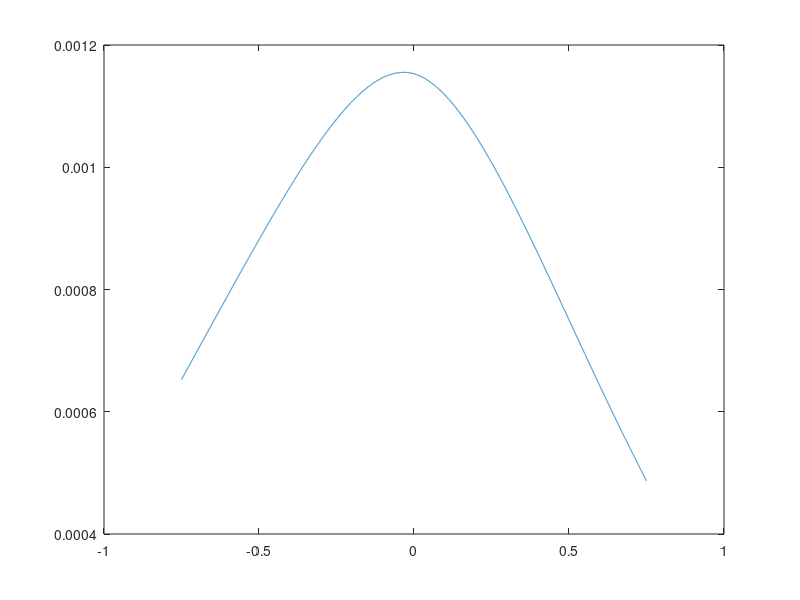
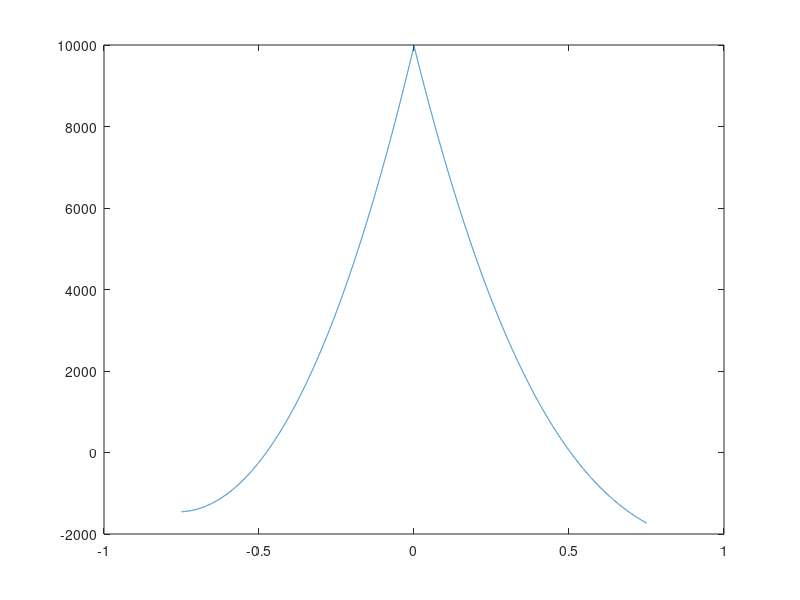

Here is the MATLAB script that generated these plots, in order:
%Derrik Adams
%ME 501 - Hmwk 8
%10-41
clear all
%Define Variables
k = 40.715e6; %N/m
b = 1.4666; %m^-1
a = .75; %m
E = 200e9; %N/m^2
Ix = 11e6; %mm^4
c = .152/2; %m
ba = b*a;
Dba = exp(-ba)*cos(ba);
Cba = exp(-ba)*(cos(ba)-sin(ba));
z = -.75:.0001:.75; %m
P = 60000; %N

for i=1:length(z)
    az = a+z(i);
    %If statements are for ABz and CBz, since ABz(-z)=ABz(z) and
    %CBz(-z)=CB(z)
    if z(i)<0 && az<0
         y(i) = (P*b/(2*k))*((exp(-b*-z(i))*(sin(b*-z(i))+cos(b*-z(i))))+(2*Dba*exp(-b*(az))*cos(b*(az)))+(Cba*exp(-b*(-az))*((cos(b*(-az)))-sin(b*(-az)))));
         M(i) = (P/(4*b))*(exp(-b*-z(i))*(cos(b*-z(i))-sin(b*-z(i)))-2*Dba*exp(-b*(a+z(i)))*sin(b*(a+z(i)))-Cba*exp(-b*(-az))*((sin(b*(-az)))+cos(b*(-az))));
    
    elseif z(i)<0 && az>=0
         y(i) = (P*b/(2*k))*((exp(-b*-z(i))*(sin(b*-z(i))+cos(b*-z(i))))+(2*Dba*exp(-b*(a+z(i)))*cos(b*(a+z(i))))+(Cba*exp(-b*(a+z(i)))*((cos(b*(a+z(i))))-sin(b*(a+z(i))))));
         M(i) = (P/(4*b))*(exp(-b*-z(i))*(cos(b*-z(i))-sin(b*-z(i)))-2*Dba*exp(-b*(a+z(i)))*sin(b*(a+z(i)))-Cba*exp(-b*(a+-z(i)))*((sin(b*(a+-z(i))))+cos(b*(a+-z(i)))));
         
    else
         y(i) = (P*b/(2*k))*((exp(-b*z(i))*(sin(b*z(i))+cos(b*z(i))))+(2*Dba*exp(-b*(a+z(i)))*cos(b*(a+z(i))))+(Cba*exp(-b*(a+z(i)))*((cos(b*(a+z(i))))-sin(b*(a+z(i))))));
         M(i) = (P/(4*b))*(exp(-b*z(i))*(cos(b*z(i))-sin(b*z(i)))-2*Dba*exp(-b*(a+z(i)))*sin(b*(a+z(i)))-Cba*exp(-b*(a+z(i)))*((sin(b*(a+z(i))))+cos(b*(a+z(i)))));
    end
end

figure(1)
plot(z,y)
ymax = max(y);
zmaxy = z(find(y==ymax));
figure(2)
plot(z,M)
Mmax = max(M);
zmaxm = z(find(M==Mmax));

%Solve for stress in rod and beam
stress_rod = E*(ymax/2.5);
stress_beam = Mmax*c/(Ix*(1/1000)^4);